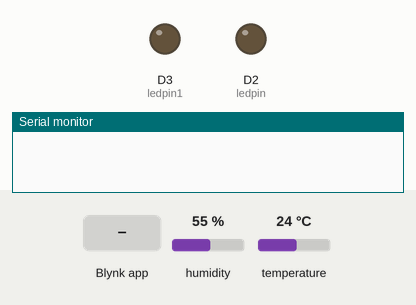
Simulated run of this sketch. Board: ESP8266 (NodeMCU). Shown: output pins drawn as LEDs (lit = HIGH), the last lines printed to the serial monitor. The inputs (shaded band) are chosen by the test bench; at power-on: humidity 55 %, temperature 24 °C. WiFi joins after 1.5 s; servers stay silent unless stated.

Above: at 3.0 s.
3.1 s: Blynk app writes 1 to V2
At 3.6 s:
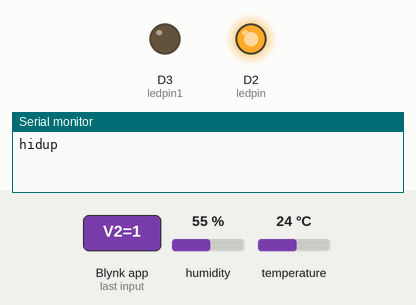
4.6 s: Blynk app writes 0 to V2
At 5.8 s:
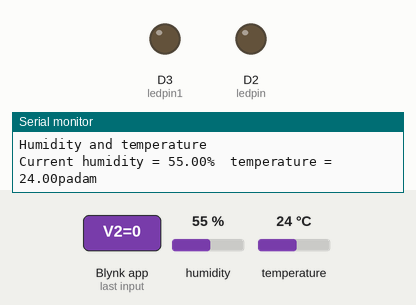
6.1 s: Blynk app writes 200 to V2
Timing chart, 0 to 9.1 s (numbered marks = the images above; inputs shaded):
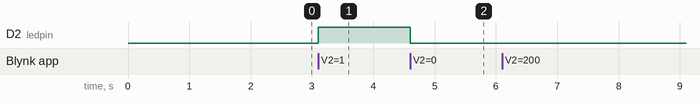

Measured:
- after the input at 3.1 s, D2 (ledpin): LOW → HIGH at once
- after the input at 4.6 s, D2 (ledpin): HIGH → LOW at once

The sketch:

DHT11_Blynk_V2.ino
```cpp
// Robo India Tutorial
// Digital Output on LED
// Hardware: NodeMCU Blynk Board


#define BLYNK_PRINT Serial

#define BLYNK_TEMPLATE_ID "TMPL6mP4Fh5I7"
#define BLYNK_TEMPLATE_NAME "MONITORING"
#define BLYNK_AUTH_TOKEN "fE0zJSzDh4XMa6zVeS_eoEcxp9-bFqcB"

#include <ESP8266WiFi.h>
#include <BlynkSimpleEsp8266.h>
#include "DHT.h"           // including the library of DHT11 temperature and humidity sensor
#define DHTTYPE DHT11      // DHT 11

#define dht_dpin 2
DHT dht(dht_dpin, DHTTYPE);
SimpleTimer timer;
char auth[] = "fE0zJSzDh4XMa6zVeS_eoEcxp9-bFqcB";            // You should get Auth Token in the Blynk App.
// Go to the Project Settings (nut icon).

char ssid[] = "CUAN15";    // Your WiFi credentials.
char pass[] = "23572357";  // Set password to "" for open networks.
float t;                                   // Declare the variables
float h;
int ledpin = D2;
int ledpin1 = D3;


void setup()
{
  Serial.begin(9600);// Debug console
  Blynk.begin(auth, ssid, pass);
  dht.begin();
  timer.setInterval(2000, sendUptime);

  pinMode(ledpin, OUTPUT);
  pinMode(ledpin1, OUTPUT);
}


void sendUptime()
{

  float h = dht.readHumidity();
  float t = dht.readTemperature();
  Serial.println("Humidity and temperature\n\n");
  Serial.print("Current humidity = ");
  Serial.print(h);
  Serial.print("%  ");
  Serial.print("temperature = ");
  Serial.print(t);
  Blynk.virtualWrite(V0, t);
  Blynk.virtualWrite(V1, h);

}

BLYNK_WRITE(V2) // Executes when the value of virtual pin 0 changes
{
  if (param.asInt() == 1)
  {
    // execute this code if the switch widget is now ON
    digitalWrite(ledpin, HIGH); // Set digital pin 2 HIGH
    //    Blynk.virtualWrite(V2,1);
    Serial.println("hidup");
  }
  else
  {
    // execute this code if the switch widget is now OFF
    digitalWrite(ledpin, LOW); // Set digital pin 2 LOW
    Serial.println("padam");
    //    Blynk.virtualWrite(V2,0);
  }
}

void loop()
{
  Blynk.run();
  timer.run();
}
```
